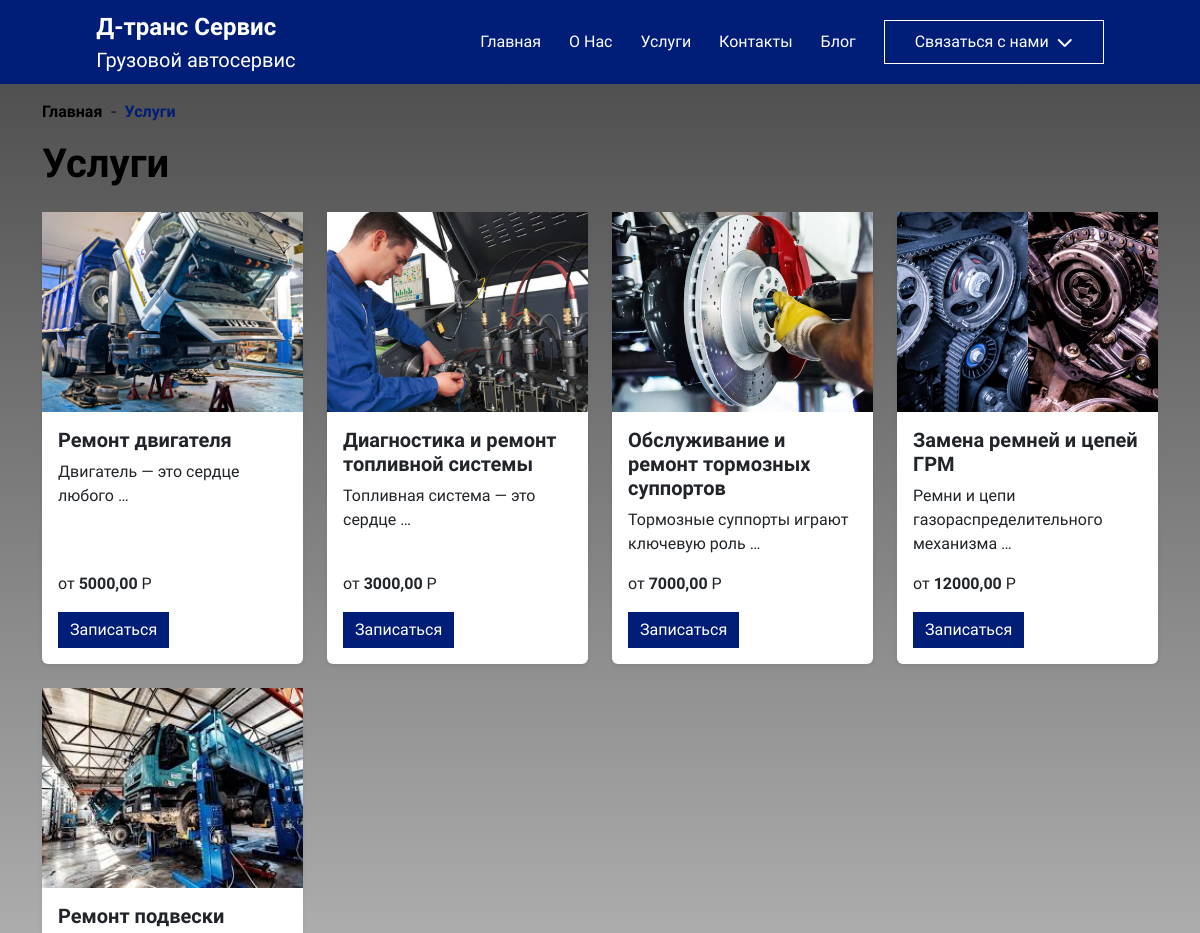
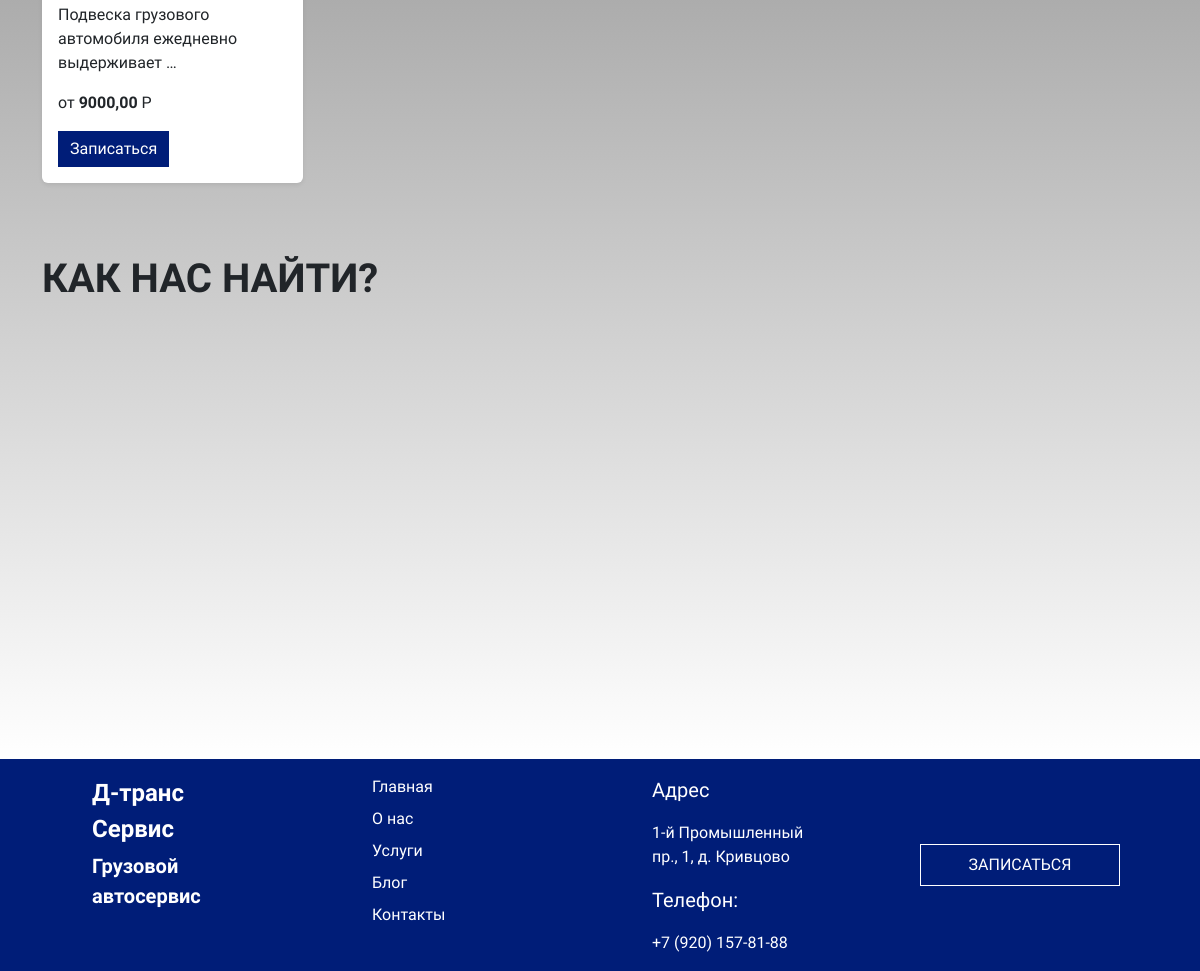
/services, run on the app's committed database (2 pictures, top to bottom).
### website/models.py (models this page shows, shortened)
class Service(models.Model):
    name = models.CharField(max_length=200, unique=True)
    slug = models.SlugField(max_length=200, unique=True)
    description = HTMLField()
    price = models.DecimalField(max_digits=10, decimal_places=2)

class ServiceImage(models.Model):
    service = models.ForeignKey(Service, related_name='images', on_delete=models.CASCADE)
    image = models.ImageField(upload_to='services/')

### website/views.py (the view)
# urls.py: path('services', views.services, name='services'),
def services(request):
    services = Service.objects.all()
    page_obj = Service.objects.all()
    return render(request, 'services.html',{'services':services, 'page_obj': page_obj})

### website/templates/services.html
{% extends "base.html" %}
{% load static %}
{% block content %}
<div class="container pt-3">
    <div class="row">
        <div class="col-12 d-flex">
            <a href="/" style="text-decoration: none; color:black;" class="fw-semibold fs-6">Главная</a>
            <p class="mx-2 fw-semibold fs-6"> - </p>
            <p style="color: #001D78;" class="fw-semibold fs-6">Услуги</p>
        </div>
    </div>
    <div class="row">
        <div class="col-12">
            <h1 class="fw-bold text-black">Услуги</h1>
        </div>
    </div>
</div>
<div class="container">
    <div class="row mt-3" style="height: fit-content;">
        {% for service in page_obj %}
        <div class="custom-col-5 mb-4">
            <div class="card shadow-sm" style="height: 100%; border: 0;">
                <img src="{{ service.images.first.image.url }}" alt="{{ service.name }}" class="card-img-top" style="height: 200px;">
                <div class="card-body justify-content-between">
                    <div class="top">
                        <h5 class="card-title fw-bold">{{ service.name }}</h5>
                        {{ service.description|truncatewords:5|safe }}
                    </div>
                    <div class="bottom">
                        <p class="card-price" style='height: fit-content;'>от <span class="fw-semibold">{{ service.price }}</span> Р</p>
                        <a href="services/{{ service.slug }}" class="btn btn-primary">Записаться</a>
                    </div>
                </div>
            </div>
        </div>
        {% endfor %}
    </div>
</div>
<div class="container mt-5 pb-5">
    <div class="row">
        <div class="col-12">
            <h1 class="fw-bold">КАК НАС НАЙТИ?</h1>
        </div>
    </div>
    <div class="row">
        <div class="col-12" style="height: 50vh;">
            <iframe src="https://yandex.com/map-widget/v1/?from=mapframe&ll=35.834758%2C56.815627&mode=search&oid=230496914041&ol=biz&z=16" width="100%" height="100%" frameborder="1" allowfullscreen="true" style="position:relative;"></iframe>
        </div>
    </div>
</div>
{% endblock content %}

### website/templates/base.html (shortened to what this page needs)
<!DOCTYPE html>
{% load static %}
<html lang="ru">
    <head>
        <link href="https://cdn.jsdelivr.net/npm/bootstrap@5.3.3/dist/css/bootstrap.min.css" rel="stylesheet">
        <link href="https://cdnjs.cloudflare.com/ajax/libs/font-awesome/6.5.2/css/all.min.css" rel="stylesheet">
        <link rel="stylesheet" href="{% static 'css/style.css' %}">
    </head>
<body>
    <header>
        <nav class="navbar navbar-dark py-1" style="background-color: #001D78;">
            <div class="container-fluid justify-content-around">
              <a class="navbar-brand d-flex flex-column align-items-start" href="/">
                <span class="text-white fs-4 fw-bold">Д-транс Сервис</span>
                <span class="text-white fs-5">Грузовой автосервис</span>
              </a>
              <div class="right-part d-none d-lg-block">
                <a href="/" class="fs-6 text-white me-4" style="text-decoration: none;">Главная</a>
                <a href="{% url "about" %}" class="fs-6 text-white me-4" style="text-decoration: none;">О Нас</a>
                <a href="{% url "services" %}" class="fs-6 text-white me-4" style="text-decoration: none;">Услуги</a>
                <a href="{% url "contacts" %}" class="fs-6 text-white me-4" style="text-decoration: none;">Контакты</a>
                <a href="{% url "blog" %}" class="fs-6 text-white me-4" style="text-decoration: none;">Блог</a>
                <button class="dropdown">
                    <a class="dropdown-toggle d-flex align-items-center justify-content-center fs-6 px-4 py-2" style="text-decoration: none; color: white;" href="#" role="button" data-bs-toggle="dropdown" aria-expanded="false">
                        Связаться с нами
                        <i class="fa-solid fa-chevron-down ms-2"></i>
                    </a>
                </button>
              </div>
            </div>
          </nav>
    </header>
    <main>
        {% block content %}
        {% endblock content %}
    </main>
    <footer>
        <div class="container py-3" style="width: 100%; max-width: 100%; background-color: #001D78;">
            <div class="row justify-content-lg-evenly">
                <div class="col-12 col-md-6 col-lg-2 mb-3 mb-lg-0" style="color: white;">
                    <p class="fw-bold fs-4 mb-1">Д-транс Сервис</p>
                    <p class="fw-semibold fs-5">Грузовой автосервис</p>
                </div>
                <div class="col-12 col-md-6 col-lg-2 d-flex flex-column mb-3 mb-lg-0">
                    <a href="/" style="text-decoration: none; color: white;" class="mb-2">Главная</a>
                    <a href="/" style="text-decoration: none; color: white;" class="mb-2">О нас</a>
                    <a href="/" style="text-decoration: none; color: white;" class="mb-2">Услуги</a>
                    <a href="/" style="text-decoration: none; color: white;" class="mb-2">Блог</a>
                    <a href="/" style="text-decoration: none; color: white;" class="mb-2">Контакты</a>
                </div>
                <div class="col-12 col-md-6 col-lg-2 mb-3 mb-lg-0" style="color: white;">
                    <p class="fs-5">Адрес</p>
                    <p>1-й Промышленный пр., 1, д. Кривцово</p>
                    <p class="fs-5">Телефон:</p>
                    <a href="tel:89201578188" style="text-decoration: none; color: white;">+7 (920) 157-81-88</a>
                </div>
                <div class="col-12 col-md-6 col-lg-2 d-flex flex-column align-items-center justify-content-center">
                    <a data-bs-toggle="modal" data-bs-target="#exampleModal" href="#" class="btn btn-primary py-2 px-5" style="border: 1px solid white;">ЗАПИСАТЬСЯ</a>
                </div>
            </div>
        </div>
    </footer>
</body>
</html>

### website/static/css/style.css (style rules this page uses)
body, html { font-family: "Montserrat", sans-serif; }
.dropdown { background-color: transparent; border: 1px solid white; color: white; }
.dropdown-toggle::after { display: none; }
main { background: linear-gradient(180deg, #505050 0%, #FFFFFF 100%); }
img { height: 100%; width: 100%; object-fit: contain; }
.btn-primary { background-color: #001D78; color: white; border: none; border-radius: 0px; }
.card { display: flex; flex-direction: column; height: 100%; }
.card-img-top { width: 100%; height: auto; object-fit: cover; }
.card-body { flex-grow: 1; display: flex; flex-direction: column; }
.card-price, .btn-primary { align-self: flex-start; }
.custom-col-5 { flex: 0 0 20%; max-width: 20%; }
@media (max-width: 1200px) { .custom-col-5 { flex: 0 0 25%; max-width: 25%; } }
.card-price, .btn-primary { align-self: unset; }
.card-img, .card-img-top { border-top-left-radius: 0; border-top-right-radius: 0; }

### data on the page
Service: images.first.image (picture), name "Ремонт двигателя", description "Двигатель — это сердце любого …", price "5000,00"
Service: images.first.image (picture), name "Диагностика и ремонт топливной системы", description "Топливная система — это сердце …", price "3000,00"
Service: images.first.image (picture), name "Обслуживание и ремонт тормозных суппортов", description "Тормозные суппорты играют ключевую роль …", price "7000,00"
Service: images.first.image (picture), name "Замена ремней и цепей ГРМ", description "Ремни и цепи газораспределительного механизма …", price "12000,00"
Service: images.first.image (picture), name "Ремонт подвески", description "Подвеска грузового автомобиля ежедневно выдерживает …", price "9000,00"
